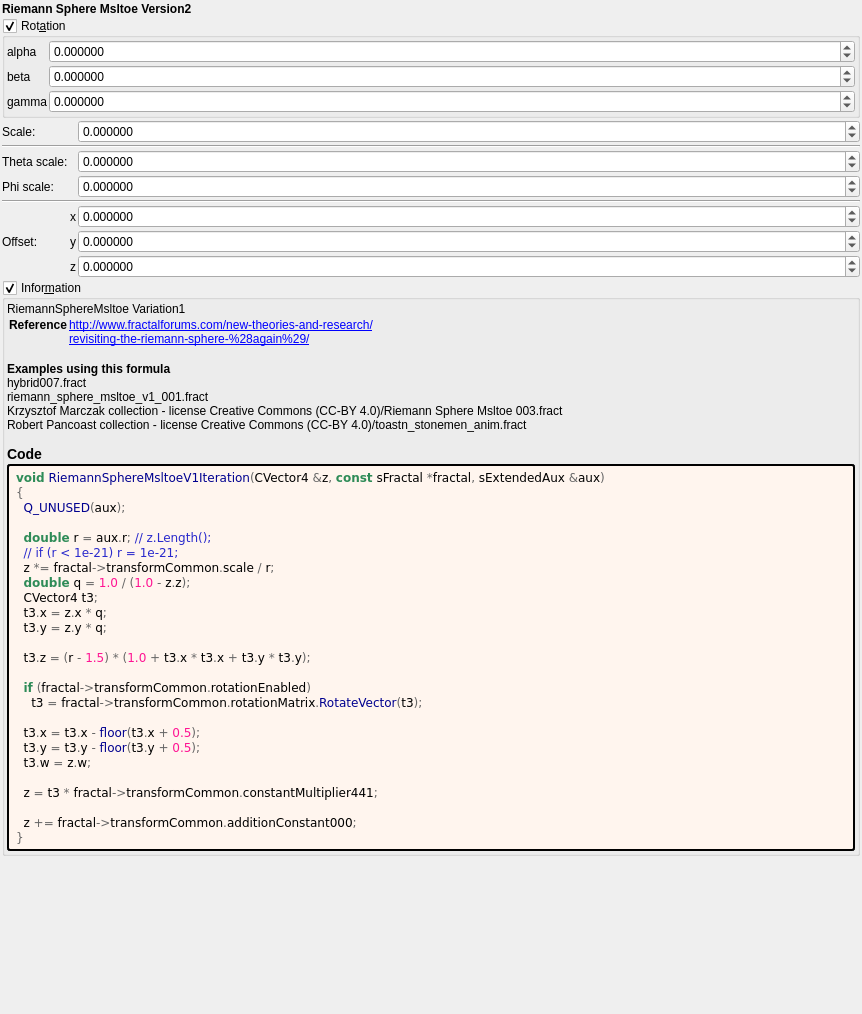
<?xml version="1.0" encoding="UTF-8"?>
<ui version="4.0">
 <class>Form</class>
 <widget class="QWidget" name="Form">
  <property name="geometry">
   <rect>
    <x>0</x>
    <y>0</y>
    <width>862</width>
    <height>1014</height>
   </rect>
  </property>
  <property name="windowTitle">
   <string notr="true">riemann_sphere_msltoe_v1</string>
  </property>
  <layout class="QVBoxLayout" name="verticalLayout">
   <property name="spacing">
    <number>2</number>
   </property>
   <property name="leftMargin">
    <number>2</number>
   </property>
   <property name="topMargin">
    <number>2</number>
   </property>
   <property name="rightMargin">
    <number>2</number>
   </property>
   <property name="bottomMargin">
    <number>2</number>
   </property>
   <item>
    <widget class="QLabel" name="label_252">
     <property name="font">
      <font>
       <weight>75</weight>
       <bold>true</bold>
      </font>
     </property>
     <property name="text">
      <string>Riemann Sphere Msltoe Version2</string>
     </property>
    </widget>
   </item>
   <item>
    <widget class="MyGroupBox" name="groupCheck_transf_rotation_enabled">
     <property name="title">
      <string>Rot&amp;ation</string>
     </property>
     <property name="checkable">
      <bool>true</bool>
     </property>
     <layout class="QVBoxLayout" name="verticalLayout_8" stretch="0">
      <property name="spacing">
       <number>2</number>
      </property>
      <property name="leftMargin">
       <number>2</number>
      </property>
      <property name="topMargin">
       <number>2</number>
      </property>
      <property name="rightMargin">
       <number>2</number>
      </property>
      <property name="bottomMargin">
       <number>2</number>
      </property>
      <item>
       <layout class="QGridLayout" name="gridLayout_10" columnstretch="0,1">
        <property name="spacing">
         <number>2</number>
        </property>
        <item row="1" column="0">
         <widget class="QLabel" name="label_35">
          <property name="text">
           <string notr="true">alpha</string>
          </property>
         </widget>
        </item>
        <item row="2" column="0">
         <widget class="QLabel" name="label_34">
          <property name="text">
           <string notr="true">beta</string>
          </property>
         </widget>
        </item>
        <item row="3" column="1">
         <widget class="MyDoubleSpinBox" name="spinboxd3_transf_rotation_z">
          <property name="sizePolicy">
           <sizepolicy hsizetype="Minimum" vsizetype="Maximum">
            <horstretch>0</horstretch>
            <verstretch>0</verstretch>
           </sizepolicy>
          </property>
          <property name="prefix">
           <string/>
          </property>
          <property name="suffix">
           <string/>
          </property>
          <property name="decimals">
           <number>6</number>
          </property>
          <property name="minimum">
           <double>-180.000000000000000</double>
          </property>
          <property name="maximum">
           <double>180.000000000000000</double>
          </property>
          <property name="singleStep">
           <double>1.000000000000000</double>
          </property>
         </widget>
        </item>
        <item row="2" column="1">
         <widget class="MyDoubleSpinBox" name="spinboxd3_transf_rotation_y">
          <property name="sizePolicy">
           <sizepolicy hsizetype="Minimum" vsizetype="Maximum">
            <horstretch>0</horstretch>
            <verstretch>0</verstretch>
           </sizepolicy>
          </property>
          <property name="prefix">
           <string/>
          </property>
          <property name="suffix">
           <string/>
          </property>
          <property name="decimals">
           <number>6</number>
          </property>
          <property name="minimum">
           <double>-180.000000000000000</double>
          </property>
          <property name="maximum">
           <double>180.000000000000000</double>
          </property>
          <property name="singleStep">
           <double>1.000000000000000</double>
          </property>
         </widget>
        </item>
        <item row="1" column="1">
         <widget class="MyDoubleSpinBox" name="spinboxd3_transf_rotation_x">
          <property name="sizePolicy">
           <sizepolicy hsizetype="Minimum" vsizetype="Maximum">
            <horstretch>0</horstretch>
            <verstretch>0</verstretch>
           </sizepolicy>
          </property>
          <property name="prefix">
           <string/>
          </property>
          <property name="suffix">
           <string/>
          </property>
          <property name="decimals">
           <number>6</number>
          </property>
          <property name="minimum">
           <double>-180.000000000000000</double>
          </property>
          <property name="maximum">
           <double>180.000000000000000</double>
          </property>
          <property name="singleStep">
           <double>1.000000000000000</double>
          </property>
         </widget>
        </item>
        <item row="3" column="0">
         <widget class="QLabel" name="label_36">
          <property name="text">
           <string notr="true">gamma</string>
          </property>
         </widget>
        </item>
       </layout>
      </item>
     </layout>
    </widget>
   </item>
   <item>
    <layout class="QGridLayout" name="gridLayout_63" columnstretch="0,0,0,1">
     <property name="spacing">
      <number>2</number>
     </property>
     <item row="6" column="3">
      <widget class="MyDoubleSpinBox" name="spinbox3_transf_addition_constant_y">
       <property name="sizePolicy">
        <sizepolicy hsizetype="Minimum" vsizetype="Maximum">
         <horstretch>0</horstretch>
         <verstretch>0</verstretch>
        </sizepolicy>
       </property>
       <property name="prefix">
        <string/>
       </property>
       <property name="suffix">
        <string/>
       </property>
       <property name="decimals">
        <number>6</number>
       </property>
       <property name="minimum">
        <double>-99.989999999999995</double>
       </property>
       <property name="maximum">
        <double>99.989999999999995</double>
       </property>
       <property name="singleStep">
        <double>0.100000000000000</double>
       </property>
      </widget>
     </item>
     <item row="0" column="3">
      <widget class="MyDoubleSpinBox" name="spinbox_transf_scale">
       <property name="sizePolicy">
        <sizepolicy hsizetype="Minimum" vsizetype="Maximum">
         <horstretch>0</horstretch>
         <verstretch>0</verstretch>
        </sizepolicy>
       </property>
       <property name="prefix">
        <string/>
       </property>
       <property name="suffix">
        <string/>
       </property>
       <property name="decimals">
        <number>6</number>
       </property>
       <property name="minimum">
        <double>-99.989999999999995</double>
       </property>
       <property name="maximum">
        <double>99.989999999999995</double>
       </property>
       <property name="singleStep">
        <double>0.100000000000000</double>
       </property>
      </widget>
     </item>
     <item row="5" column="2">
      <widget class="QLabel" name="label_112">
       <property name="text">
        <string notr="true">x</string>
       </property>
      </widget>
     </item>
     <item row="2" column="3">
      <widget class="MyDoubleSpinBox" name="spinbox_transf_scaleA_1">
       <property name="sizePolicy">
        <sizepolicy hsizetype="Minimum" vsizetype="Maximum">
         <horstretch>0</horstretch>
         <verstretch>0</verstretch>
        </sizepolicy>
       </property>
       <property name="prefix">
        <string/>
       </property>
       <property name="suffix">
        <string/>
       </property>
       <property name="decimals">
        <number>6</number>
       </property>
       <property name="minimum">
        <double>-99.989999999999995</double>
       </property>
       <property name="maximum">
        <double>99.989999999999995</double>
       </property>
       <property name="singleStep">
        <double>0.100000000000000</double>
       </property>
      </widget>
     </item>
     <item row="5" column="3">
      <widget class="MyDoubleSpinBox" name="spinbox3_transf_addition_constant_x">
       <property name="sizePolicy">
        <sizepolicy hsizetype="Minimum" vsizetype="Maximum">
         <horstretch>0</horstretch>
         <verstretch>0</verstretch>
        </sizepolicy>
       </property>
       <property name="prefix">
        <string/>
       </property>
       <property name="suffix">
        <string/>
       </property>
       <property name="decimals">
        <number>6</number>
       </property>
       <property name="minimum">
        <double>-99.989999999999995</double>
       </property>
       <property name="maximum">
        <double>99.989999999999995</double>
       </property>
       <property name="singleStep">
        <double>0.100000000000000</double>
       </property>
      </widget>
     </item>
     <item row="3" column="3">
      <widget class="MyDoubleSpinBox" name="spinbox_transf_scaleB_1">
       <property name="sizePolicy">
        <sizepolicy hsizetype="Minimum" vsizetype="Maximum">
         <horstretch>0</horstretch>
         <verstretch>0</verstretch>
        </sizepolicy>
       </property>
       <property name="prefix">
        <string/>
       </property>
       <property name="suffix">
        <string/>
       </property>
       <property name="decimals">
        <number>6</number>
       </property>
       <property name="minimum">
        <double>-99.989999999999995</double>
       </property>
       <property name="maximum">
        <double>99.989999999999995</double>
       </property>
       <property name="singleStep">
        <double>0.100000000000000</double>
       </property>
      </widget>
     </item>
     <item row="2" column="1">
      <widget class="QLabel" name="label_115">
       <property name="text">
        <string>Theta scale:</string>
       </property>
      </widget>
     </item>
     <item row="4" column="1" colspan="3">
      <widget class="Line" name="line_53">
       <property name="orientation">
        <enum>Qt::Horizontal</enum>
       </property>
      </widget>
     </item>
     <item row="6" column="2">
      <widget class="QLabel" name="label_113">
       <property name="text">
        <string notr="true">y</string>
       </property>
      </widget>
     </item>
     <item row="0" column="1">
      <widget class="QLabel" name="label_251">
       <property name="text">
        <string>Scale:</string>
       </property>
      </widget>
     </item>
     <item row="7" column="1">
      <widget class="QLabel" name="label_257">
       <property name="text">
        <string/>
       </property>
      </widget>
     </item>
     <item row="1" column="1" colspan="3">
      <widget class="Line" name="line_55">
       <property name="orientation">
        <enum>Qt::Horizontal</enum>
       </property>
      </widget>
     </item>
     <item row="3" column="1">
      <widget class="QLabel" name="label_108">
       <property name="text">
        <string>Phi scale:</string>
       </property>
      </widget>
     </item>
     <item row="6" column="1">
      <widget class="QLabel" name="label_255">
       <property name="text">
        <string>Offset:</string>
       </property>
      </widget>
     </item>
     <item row="7" column="3">
      <widget class="MyDoubleSpinBox" name="spinbox3_transf_addition_constant_z">
       <property name="sizePolicy">
        <sizepolicy hsizetype="Minimum" vsizetype="Maximum">
         <horstretch>0</horstretch>
         <verstretch>0</verstretch>
        </sizepolicy>
       </property>
       <property name="prefix">
        <string/>
       </property>
       <property name="suffix">
        <string/>
       </property>
       <property name="decimals">
        <number>6</number>
       </property>
       <property name="minimum">
        <double>-99.989999999999995</double>
       </property>
       <property name="maximum">
        <double>99.989999999999995</double>
       </property>
       <property name="singleStep">
        <double>0.100000000000000</double>
       </property>
      </widget>
     </item>
     <item row="7" column="2">
      <widget class="QLabel" name="label_114">
       <property name="text">
        <string notr="true">z</string>
       </property>
      </widget>
     </item>
     <item row="5" column="1">
      <widget class="QLabel" name="label_253">
       <property name="text">
        <string/>
       </property>
      </widget>
     </item>
    </layout>
   </item>
   <item>
    <widget class="MyGroupBox" name="groupCheck_info">
     <property name="title">
      <string>Infor&amp;mation</string>
     </property>
     <property name="flat">
      <bool>false</bool>
     </property>
     <property name="checkable">
      <bool>true</bool>
     </property>
     <layout class="QVBoxLayout" name="verticalLayout_2">
      <property name="spacing">
       <number>2</number>
      </property>
      <property name="leftMargin">
       <number>2</number>
      </property>
      <property name="topMargin">
       <number>2</number>
      </property>
      <property name="rightMargin">
       <number>2</number>
      </property>
      <property name="bottomMargin">
       <number>2</number>
      </property>
      <item>
       <widget class="QLabel" name="label_information_general">
        <property name="text">
         <string notr="true">&lt;p&gt;RiemannSphereMsltoe Variation1&lt;/p&gt;&lt;table&gt;
&lt;tr&gt;&lt;th&gt;Reference&lt;/th&gt;&lt;td&gt;&lt;a href=&quot;http://www.fractalforums.com/new-theories-and-research/&quot;&gt;http://www.fractalforums.com/new-theories-and-research/&lt;br&gt;
&lt;a href=&quot;revisiting-the-riemann-sphere-%28again%29/&quot;&gt;revisiting-the-riemann-sphere-%28again%29/&lt;br&gt;
&lt;/td&gt;&lt;/tr&gt;
&lt;/table&gt;
&lt;br&gt;&lt;b&gt;Examples using this formula&lt;/b&gt;&lt;br&gt;hybrid007.fract&lt;br&gt;riemann_sphere_msltoe_v1_001.fract&lt;br&gt;Krzysztof Marczak collection - license Creative Commons (CC-BY 4.0)/Riemann Sphere Msltoe 003.fract&lt;br&gt;Robert Pancoast collection - license Creative Commons (CC-BY 4.0)/toastn_stonemen_anim.fract&lt;h3&gt;Code&lt;/h3&gt;</string>
        </property>
        <property name="wordWrap">
         <bool>true</bool>
        </property>
        <property name="openExternalLinks">
         <bool>true</bool>
        </property>
        <property name="textInteractionFlags">
         <set>Qt::LinksAccessibleByMouse|Qt::TextSelectableByMouse</set>
        </property>
       </widget>
      </item>
      <item>
       <widget class="QLabel" name="label_code_content">
        <property name="styleSheet">
         <string notr="true">border-style: outset; border-width: 2px; border-radius: 3px; border-color: black; background-color: #fff5ee; padding: 4px;</string>
        </property>
        <property name="text">
         <string notr="true">&lt;body style=&quot;background-color:#fff5ee&quot;&gt;
&lt;pre style=&quot;color:#000000; background-color:#fff5ee;  font-family:'Courier New',monospace;&quot;&gt;&lt;span style=&quot;color:#2e8b57; font-weight:bold&quot;&gt;void&lt;/span&gt; &lt;span style=&quot;color:#00008f&quot;&gt;RiemannSphereMsltoeV1Iteration&lt;/span&gt;&lt;span style=&quot;color:#676767&quot;&gt;(&lt;/span&gt;CVector4 &lt;span style=&quot;color:#676767&quot;&gt;&amp;amp;&lt;/span&gt;z&lt;span style=&quot;color:#676767&quot;&gt;,&lt;/span&gt; &lt;span style=&quot;color:#2e8b57; font-weight:bold&quot;&gt;const&lt;/span&gt; sFractal &lt;span style=&quot;color:#676767&quot;&gt;*&lt;/span&gt;fractal&lt;span style=&quot;color:#676767&quot;&gt;,&lt;/span&gt; sExtendedAux &lt;span style=&quot;color:#676767&quot;&gt;&amp;amp;&lt;/span&gt;aux&lt;span style=&quot;color:#676767&quot;&gt;)&lt;/span&gt;
&lt;span style=&quot;color:#676767&quot;&gt;{&lt;/span&gt;
  &lt;span style=&quot;color:#00008f&quot;&gt;Q_UNUSED&lt;/span&gt;&lt;span style=&quot;color:#676767&quot;&gt;(&lt;/span&gt;aux&lt;span style=&quot;color:#676767&quot;&gt;);&lt;/span&gt;

  &lt;span style=&quot;color:#2e8b57; font-weight:bold&quot;&gt;double&lt;/span&gt; r &lt;span style=&quot;color:#676767&quot;&gt;=&lt;/span&gt; aux&lt;span style=&quot;color:#676767&quot;&gt;.&lt;/span&gt;r&lt;span style=&quot;color:#676767&quot;&gt;;&lt;/span&gt; &lt;span style=&quot;color:#2929cc&quot;&gt;// z.Length();&lt;/span&gt;
  &lt;span style=&quot;color:#2929cc&quot;&gt;// if (r &amp;lt; 1e-21) r = 1e-21;&lt;/span&gt;
  z &lt;span style=&quot;color:#676767&quot;&gt;*=&lt;/span&gt; fractal&lt;span style=&quot;color:#676767&quot;&gt;-&amp;gt;&lt;/span&gt;transformCommon&lt;span style=&quot;color:#676767&quot;&gt;.&lt;/span&gt;scale &lt;span style=&quot;color:#676767&quot;&gt;/&lt;/span&gt; r&lt;span style=&quot;color:#676767&quot;&gt;;&lt;/span&gt;
  &lt;span style=&quot;color:#2e8b57; font-weight:bold&quot;&gt;double&lt;/span&gt; q &lt;span style=&quot;color:#676767&quot;&gt;=&lt;/span&gt; &lt;span style=&quot;color:#ff1493&quot;&gt;1.0&lt;/span&gt; &lt;span style=&quot;color:#676767&quot;&gt;/ (&lt;/span&gt;&lt;span style=&quot;color:#ff1493&quot;&gt;1.0&lt;/span&gt; &lt;span style=&quot;color:#676767&quot;&gt;-&lt;/span&gt; z&lt;span style=&quot;color:#676767&quot;&gt;.&lt;/span&gt;z&lt;span style=&quot;color:#676767&quot;&gt;);&lt;/span&gt;
  CVector4 t3&lt;span style=&quot;color:#676767&quot;&gt;;&lt;/span&gt;
  t3&lt;span style=&quot;color:#676767&quot;&gt;.&lt;/span&gt;x &lt;span style=&quot;color:#676767&quot;&gt;=&lt;/span&gt; z&lt;span style=&quot;color:#676767&quot;&gt;.&lt;/span&gt;x &lt;span style=&quot;color:#676767&quot;&gt;*&lt;/span&gt; q&lt;span style=&quot;color:#676767&quot;&gt;;&lt;/span&gt;
  t3&lt;span style=&quot;color:#676767&quot;&gt;.&lt;/span&gt;y &lt;span style=&quot;color:#676767&quot;&gt;=&lt;/span&gt; z&lt;span style=&quot;color:#676767&quot;&gt;.&lt;/span&gt;y &lt;span style=&quot;color:#676767&quot;&gt;*&lt;/span&gt; q&lt;span style=&quot;color:#676767&quot;&gt;;&lt;/span&gt;

  t3&lt;span style=&quot;color:#676767&quot;&gt;.&lt;/span&gt;z &lt;span style=&quot;color:#676767&quot;&gt;= (&lt;/span&gt;r &lt;span style=&quot;color:#676767&quot;&gt;-&lt;/span&gt; &lt;span style=&quot;color:#ff1493&quot;&gt;1.5&lt;/span&gt;&lt;span style=&quot;color:#676767&quot;&gt;) * (&lt;/span&gt;&lt;span style=&quot;color:#ff1493&quot;&gt;1.0&lt;/span&gt; &lt;span style=&quot;color:#676767&quot;&gt;+&lt;/span&gt; t3&lt;span style=&quot;color:#676767&quot;&gt;.&lt;/span&gt;x &lt;span style=&quot;color:#676767&quot;&gt;*&lt;/span&gt; t3&lt;span style=&quot;color:#676767&quot;&gt;.&lt;/span&gt;x &lt;span style=&quot;color:#676767&quot;&gt;+&lt;/span&gt; t3&lt;span style=&quot;color:#676767&quot;&gt;.&lt;/span&gt;y &lt;span style=&quot;color:#676767&quot;&gt;*&lt;/span&gt; t3&lt;span style=&quot;color:#676767&quot;&gt;.&lt;/span&gt;y&lt;span style=&quot;color:#676767&quot;&gt;);&lt;/span&gt;

  &lt;span style=&quot;color:#2e8b57; font-weight:bold&quot;&gt;if&lt;/span&gt; &lt;span style=&quot;color:#676767&quot;&gt;(&lt;/span&gt;fractal&lt;span style=&quot;color:#676767&quot;&gt;-&amp;gt;&lt;/span&gt;transformCommon&lt;span style=&quot;color:#676767&quot;&gt;.&lt;/span&gt;rotationEnabled&lt;span style=&quot;color:#676767&quot;&gt;)&lt;/span&gt;
    t3 &lt;span style=&quot;color:#676767&quot;&gt;=&lt;/span&gt; fractal&lt;span style=&quot;color:#676767&quot;&gt;-&amp;gt;&lt;/span&gt;transformCommon&lt;span style=&quot;color:#676767&quot;&gt;.&lt;/span&gt;rotationMatrix&lt;span style=&quot;color:#676767&quot;&gt;.&lt;/span&gt;&lt;span style=&quot;color:#00008f&quot;&gt;RotateVector&lt;/span&gt;&lt;span style=&quot;color:#676767&quot;&gt;(&lt;/span&gt;t3&lt;span style=&quot;color:#676767&quot;&gt;);&lt;/span&gt;

  t3&lt;span style=&quot;color:#676767&quot;&gt;.&lt;/span&gt;x &lt;span style=&quot;color:#676767&quot;&gt;=&lt;/span&gt; t3&lt;span style=&quot;color:#676767&quot;&gt;.&lt;/span&gt;x &lt;span style=&quot;color:#676767&quot;&gt;-&lt;/span&gt; &lt;span style=&quot;color:#00008f&quot;&gt;floor&lt;/span&gt;&lt;span style=&quot;color:#676767&quot;&gt;(&lt;/span&gt;t3&lt;span style=&quot;color:#676767&quot;&gt;.&lt;/span&gt;x &lt;span style=&quot;color:#676767&quot;&gt;+&lt;/span&gt; &lt;span style=&quot;color:#ff1493&quot;&gt;0.5&lt;/span&gt;&lt;span style=&quot;color:#676767&quot;&gt;);&lt;/span&gt;
  t3&lt;span style=&quot;color:#676767&quot;&gt;.&lt;/span&gt;y &lt;span style=&quot;color:#676767&quot;&gt;=&lt;/span&gt; t3&lt;span style=&quot;color:#676767&quot;&gt;.&lt;/span&gt;y &lt;span style=&quot;color:#676767&quot;&gt;-&lt;/span&gt; &lt;span style=&quot;color:#00008f&quot;&gt;floor&lt;/span&gt;&lt;span style=&quot;color:#676767&quot;&gt;(&lt;/span&gt;t3&lt;span style=&quot;color:#676767&quot;&gt;.&lt;/span&gt;y &lt;span style=&quot;color:#676767&quot;&gt;+&lt;/span&gt; &lt;span style=&quot;color:#ff1493&quot;&gt;0.5&lt;/span&gt;&lt;span style=&quot;color:#676767&quot;&gt;);&lt;/span&gt;
  t3&lt;span style=&quot;color:#676767&quot;&gt;.&lt;/span&gt;w &lt;span style=&quot;color:#676767&quot;&gt;=&lt;/span&gt; z&lt;span style=&quot;color:#676767&quot;&gt;.&lt;/span&gt;w&lt;span style=&quot;color:#676767&quot;&gt;;&lt;/span&gt;

  z &lt;span style=&quot;color:#676767&quot;&gt;=&lt;/span&gt; t3 &lt;span style=&quot;color:#676767&quot;&gt;*&lt;/span&gt; fractal&lt;span style=&quot;color:#676767&quot;&gt;-&amp;gt;&lt;/span&gt;transformCommon&lt;span style=&quot;color:#676767&quot;&gt;.&lt;/span&gt;constantMultiplier441&lt;span style=&quot;color:#676767&quot;&gt;;&lt;/span&gt;

  z &lt;span style=&quot;color:#676767&quot;&gt;+=&lt;/span&gt; fractal&lt;span style=&quot;color:#676767&quot;&gt;-&amp;gt;&lt;/span&gt;transformCommon&lt;span style=&quot;color:#676767&quot;&gt;.&lt;/span&gt;additionConstant000&lt;span style=&quot;color:#676767&quot;&gt;;&lt;/span&gt;
&lt;span style=&quot;color:#676767&quot;&gt;}&lt;/span&gt;
&lt;/pre&gt;
&lt;/body&gt;</string>
        </property>
        <property name="wordWrap">
         <bool>true</bool>
        </property>
        <property name="openExternalLinks">
         <bool>true</bool>
        </property>
        <property name="textInteractionFlags">
         <set>Qt::LinksAccessibleByMouse|Qt::TextSelectableByMouse</set>
        </property>
       </widget>
      </item>
     </layout>
    </widget>
   </item>
   <item>
    <spacer name="verticalSpacer">
     <property name="orientation">
      <enum>Qt::Vertical</enum>
     </property>
     <property name="sizeHint" stdset="0">
      <size>
       <width>20</width>
       <height>40</height>
      </size>
     </property>
    </spacer>
   </item>
  </layout>
 </widget>
 <customwidgets>
  <customwidget>
   <class>MyGroupBox</class>
   <extends>QGroupBox</extends>
   <header>my_group_box.h</header>
   <container>1</container>
  </customwidget>
  <customwidget>
   <class>MyDoubleSpinBox</class>
   <extends>QDoubleSpinBox</extends>
   <header>my_double_spin_box.h</header>
  </customwidget>
 </customwidgets>
 <tabstops>
  <tabstop>spinbox_transf_scale</tabstop>
  <tabstop>spinbox_transf_scaleA_1</tabstop>
  <tabstop>spinbox_transf_scaleB_1</tabstop>
  <tabstop>spinbox3_transf_addition_constant_x</tabstop>
  <tabstop>spinbox3_transf_addition_constant_y</tabstop>
  <tabstop>spinbox3_transf_addition_constant_z</tabstop>
  <tabstop>spinboxd3_transf_rotation_y</tabstop>
  <tabstop>groupCheck_info</tabstop>
 </tabstops>
 <resources/>
 <connections/>
</ui>
